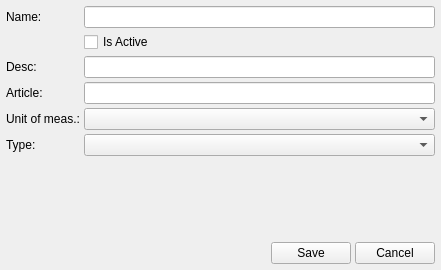
<?xml version="1.0" encoding="UTF-8"?>
<ui version="4.0">
 <class>ItemEditWidget</class>
 <widget class="QWidget" name="ItemEditWidget">
  <property name="geometry">
   <rect>
    <x>0</x>
    <y>0</y>
    <width>441</width>
    <height>270</height>
   </rect>
  </property>
  <property name="windowTitle">
   <string>Form</string>
  </property>
  <layout class="QVBoxLayout" name="verticalLayout" stretch="1,0">
   <property name="spacing">
    <number>4</number>
   </property>
   <property name="leftMargin">
    <number>6</number>
   </property>
   <property name="topMargin">
    <number>6</number>
   </property>
   <property name="rightMargin">
    <number>6</number>
   </property>
   <property name="bottomMargin">
    <number>6</number>
   </property>
   <item>
    <layout class="QFormLayout" name="formLayout">
     <item row="0" column="0">
      <widget class="QLabel" name="label">
       <property name="text">
        <string>Name:</string>
       </property>
      </widget>
     </item>
     <item row="0" column="1">
      <widget class="AdvLineEdit" name="edName"/>
     </item>
     <item row="2" column="0">
      <widget class="QLabel" name="label_2">
       <property name="text">
        <string>Desc:</string>
       </property>
      </widget>
     </item>
     <item row="2" column="1">
      <widget class="AdvLineEdit" name="edDesc"/>
     </item>
     <item row="3" column="0">
      <widget class="QLabel" name="label_3">
       <property name="text">
        <string>Article:</string>
       </property>
      </widget>
     </item>
     <item row="3" column="1">
      <widget class="AdvLineEdit" name="edArticle"/>
     </item>
     <item row="4" column="0">
      <widget class="QLabel" name="label_5">
       <property name="text">
        <string>Unit of meas.:</string>
       </property>
      </widget>
     </item>
     <item row="4" column="1">
      <widget class="AdvComboBox" name="cmbUnit"/>
     </item>
     <item row="5" column="0">
      <widget class="QLabel" name="label_4">
       <property name="text">
        <string>Type:</string>
       </property>
      </widget>
     </item>
     <item row="5" column="1">
      <widget class="AdvComboBox" name="cmbType"/>
     </item>
     <item row="1" column="1">
      <widget class="QCheckBox" name="ckActive">
       <property name="text">
        <string>Is Active</string>
       </property>
      </widget>
     </item>
    </layout>
   </item>
   <item>
    <layout class="QHBoxLayout" name="horizontalLayout">
     <item>
      <spacer name="horizontalSpacer">
       <property name="orientation">
        <enum>Qt::Horizontal</enum>
       </property>
       <property name="sizeHint" stdset="0">
        <size>
         <width>40</width>
         <height>20</height>
        </size>
       </property>
      </spacer>
     </item>
     <item>
      <widget class="QPushButton" name="btnSave">
       <property name="text">
        <string>Save</string>
       </property>
      </widget>
     </item>
     <item>
      <widget class="QPushButton" name="btnCancel">
       <property name="text">
        <string>Cancel</string>
       </property>
      </widget>
     </item>
    </layout>
   </item>
  </layout>
 </widget>
 <customwidgets>
  <customwidget>
   <class>AdvLineEdit</class>
   <extends>QLineEdit</extends>
   <header location="global">widgets/advlineedit.h</header>
  </customwidget>
  <customwidget>
   <class>AdvComboBox</class>
   <extends>QComboBox</extends>
   <header location="global">widgets/advcombobox.h</header>
  </customwidget>
 </customwidgets>
 <resources/>
 <connections/>
</ui>
